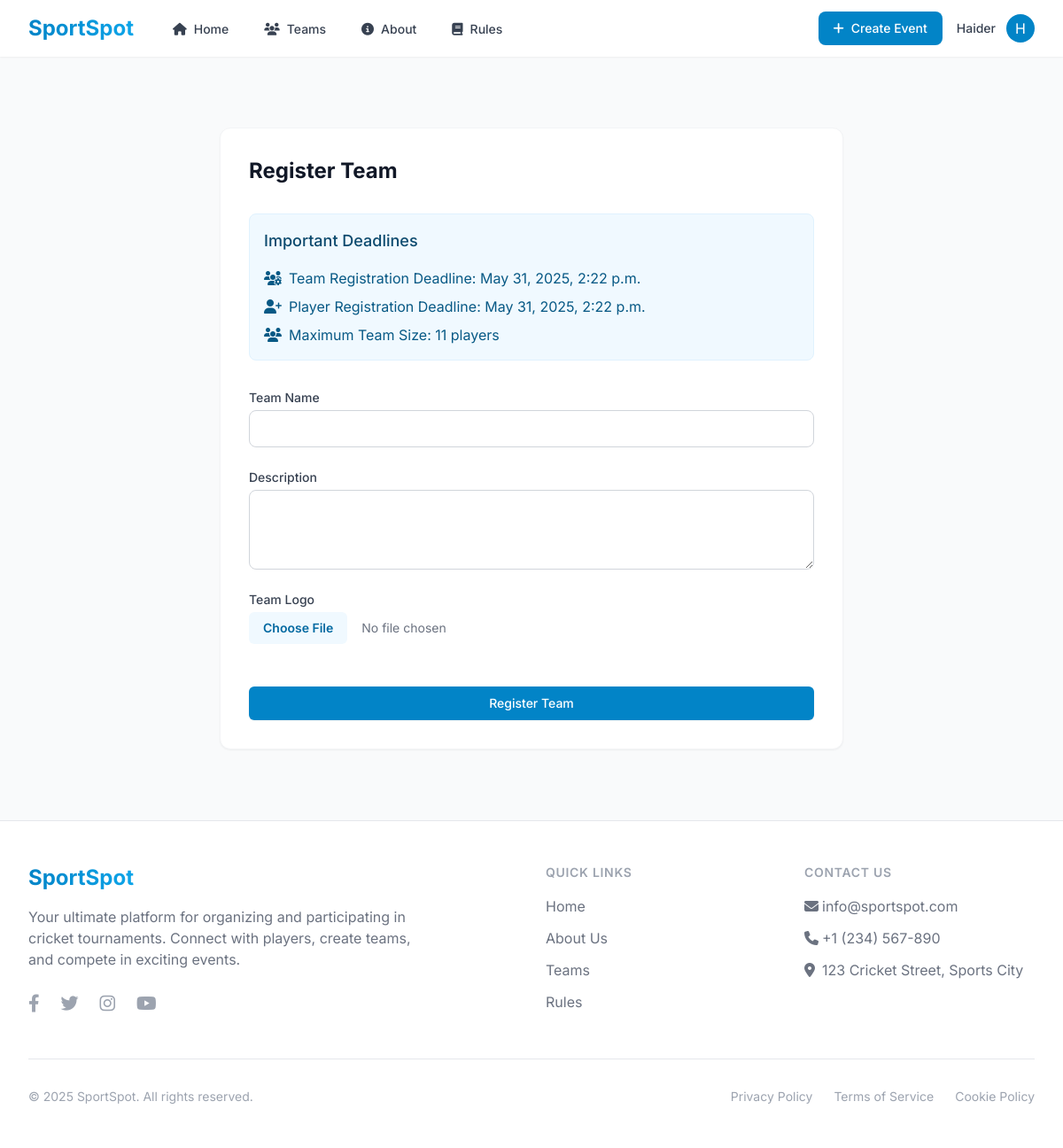
Screenshot of /event/1/create-team/ (signed in) with the database file from the repository.
### base/models.py (models this page shows, shortened)
class User(AbstractUser):
    BATTING_STYLES = [
        ('right', 'Right Handed'),
        ('left', 'Left Handed'),
    ]
    BOWLING_STYLES = [
        ('fast', 'Fast'),
        ('medium', 'Medium'),
        ('spin', 'Spin'),
    ]
    name = models.CharField(max_length=200, null=True, db_index=True)
    email = models.EmailField(unique=True, db_index=True)
    username = models.CharField(max_length=150, unique=True, db_index=True)
    bio = models.TextField(null=True, blank=True)
    cricket_participant = models.BooleanField(default=True, db_index=True)
    is_staff = models.BooleanField(default=False)
    profile_picture = models.ImageField(upload_to='profile_pics/%Y/%m/', null=True, blank=True)
    phone_number = models.CharField(max_length=15, null=True, blank=True)
    skill_level = models.IntegerField(
        validators=[MinValueValidator(1), MaxValueValidator(5)],
        null=True,
        blank=True,
        help_text="Player skill level from 1-5",
        db_index=True
    )
    batting_style = models.CharField(max_length=50, null=True, blank=True, choices=BATTING_STYLES)
    bowling_style = models.CharField(max_length=50, null=True, blank=True, choices=BOWLING_STYLES)
    matches_played = models.PositiveIntegerField(default=0, db_index=True)
    email_verified = models.BooleanField(default=False, db_index=True)
    email_verification_token = models.CharField(max_length=100, null=True, blank=True, unique=True)
    email_verification_sent_at = models.DateTimeField(null=True, blank=True)
    is_active = models.BooleanField(default=True, db_index=True)
    date_joined = models.DateTimeField(default=timezone.now, db_index=True)
    last_login = models.DateTimeField(null=True, blank=True, db_index=True)
    objects = CustomUserManager()
    USERNAME_FIELD = 'email'
    REQUIRED_FIELDS = ['username']
    class Meta:
        verbose_name = 'User'
        verbose_name_plural = 'Users'
        indexes = [
            models.Index(fields=['name', 'email']),
            models.Index(fields=['date_joined', 'is_active']),
            models.Index(fields=['skill_level', 'cricket_participant']),
        ]

class Event(models.Model):
    STATUS_CHOICES = [
        ('upcoming', 'Upcoming'),
        ('in_progress', 'In Progress'),
        ('completed', 'Completed'),
        ('cancelled', 'Cancelled'),
    ]
    FORMAT_CHOICES = [
        ('league', 'League'),
        ('knockout', 'Knockout'),
        ('group', 'Group Stage + Knockout'),
    ]
    name = models.CharField(max_length=200, db_index=True)
    description = models.TextField()
    start_date = models.DateField(db_index=True)
    end_date = models.DateField(db_index=True)
    location = models.CharField(max_length=200)
    format = models.CharField(max_length=20, choices=FORMAT_CHOICES, default='league', db_index=True)
    status = models.CharField(max_length=20, choices=STATUS_CHOICES, default='upcoming', db_index=True)
    prize_pool = models.DecimalField(max_digits=10, decimal_places=2, default=0)
    entry_fee = models.DecimalField(max_digits=10, decimal_places=2, default=0)
    rules = models.TextField(blank=True)
    banner = models.ImageField(upload_to='event_banners/%Y/%m/', blank=True, null=True)
    team_registration_deadline = models.DateTimeField(null=True, blank=True, db_index=True)
    player_registration_deadline = models.DateTimeField(null=True, blank=True, db_index=True)
    draft_in_progress = models.BooleanField(default=False, db_index=True)
    draft_order = models.JSONField(null=True, blank=True)
    current_draft_round = models.PositiveIntegerField(default=1)
    max_rounds = models.PositiveIntegerField(default=5)
    max_team_size = models.PositiveIntegerField(default=11)
    draft_start_time = models.DateTimeField(null=True, blank=True, db_index=True)
    organizer = models.ForeignKey(settings.AUTH_USER_MODEL, on_delete=models.CASCADE, related_name='organized_events', db_index=True)
    teams = models.ManyToManyField('Team', related_name='events', blank=True)
    participants = models.ManyToManyField(settings.AUTH_USER_MODEL, related_name='registered_events', blank=True)
    created_at = models.DateTimeField(auto_now_add=True, db_index=True)
    updated_at = models.DateTimeField(auto_now=True)
    class Meta:
        ordering = ['-start_date']
        indexes = [
            models.Index(fields=['status', 'start_date']),
            models.Index(fields=['draft_in_progress', 'draft_start_time']),
            models.Index(fields=['created_at', 'status']),
            models.Index(fields=['organizer', 'status']),
        ]

### base/views.py (the view)
# urls.py: path('event/<int:event_id>/create-team/', views.create_team, name='create-team'),
@login_required(login_url='/login')
def create_team(request, event_id):
    event = get_object_or_404(Event, id=event_id)
    if request.method == 'POST':
        print(f"POST request received for team creation in event {event_id}")
        print(f"POST data: {request.POST}")
        print(f"FILES: {request.FILES}")
        form = TeamForm(request.POST, request.FILES)
        if form.is_valid():
            print("Form is valid")
            team = form.save(commit=False)
            team.event = event
            team.captain = request.user
            team.save()
            team.players.add(request.user)
            event.teams.add(team)
            event.save()
            messages.success(request, 'Team created successfully!')
            return redirect('team-detail', pk=team.id)
        else:
            print(f"Form errors: {form.errors}")
            messages.error(request, 'Please correct the errors below.')
    else:
        print(f"GET request received for team creation in event {event_id}")
        form = TeamForm()
    context = {'form': form, 'event': event}
    return render(request, 'team_form.html', context)

### base/forms.py (shortened to what this page needs)
class TeamForm(forms.ModelForm):
    class Meta:
        model = Team
        fields = ['name', 'description', 'logo']
        widgets = {
            'description': forms.Textarea(attrs={'rows': 3}),
        }

### templates/team_form.html (shortened to what this page needs)
{% extends 'base/main.html' %}
{% load static %}
{% block content %}
<div class="max-w-3xl mx-auto py-12 px-4 sm:px-6 lg:px-8">
    <div class="bg-white rounded-xl shadow-sm border border-gray-100 p-8">
        <h2 class="text-2xl font-bold text-gray-900 mb-8">
            {% if team %}Edit Team{% else %}Register Team{% endif %}
        </h2>
        <div class="mb-8 bg-primary-50 border border-primary-100 rounded-lg p-4">
            <h3 class="text-lg font-medium text-primary-900 mb-4">Important Deadlines</h3>
            <div class="space-y-2">
                <div class="flex items-center text-primary-800">
                    <i class="fas fa-users-cog w-5"></i>
                    <span class="ml-2">Team Registration Deadline:
                        {% if event.team_registration_deadline %}
                            {{ event.team_registration_deadline|date:"F j, Y, g:i a" }}
                        {% else %}
                            Not set
                        {% endif %}
                    </span>
                </div>
                <div class="flex items-center text-primary-800">
                    <i class="fas fa-user-plus w-5"></i>
                    <span class="ml-2">Player Registration Deadline:
                        {% if event.player_registration_deadline %}
                            {{ event.player_registration_deadline|date:"F j, Y, g:i a" }}
                        {% else %}
                            Not set
                        {% endif %}
                    </span>
                </div>
                <div class="flex items-center text-primary-800">
                    <i class="fas fa-users w-5"></i>
                    <span class="ml-2">Maximum Team Size: {{ event.max_team_size }} players</span>
                </div>
            </div>
        </div>
        <form method="POST" enctype="multipart/form-data" class="space-y-6">
            <div>
                <label for="{{ form.name.id_for_label }}" class="block text-sm font-medium text-gray-700">Team Name</label>
                <div class="mt-1">
                    <input type="text"
                           name="{{ form.name.name }}"
                           id="{{ form.name.id_for_label }}"
                           value="{{ form.name.value|default:'' }}"
                           class="block w-full px-4 py-2 border border-gray-300 rounded-lg focus:outline-none focus:ring-2 focus:ring-primary-500 focus:border-primary-500">
                </div>
            </div>
            <div>
                <label for="{{ form.description.id_for_label }}" class="block text-sm font-medium text-gray-700">Description</label>
                <div class="mt-1">
                    <textarea name="{{ form.description.name }}"
                              id="{{ form.description.id_for_label }}"
                              rows="3"
                              class="block w-full px-4 py-2 border border-gray-300 rounded-lg focus:outline-none focus:ring-2 focus:ring-primary-500 focus:border-primary-500">{{ form.description.value|default:'' }}</textarea>
                </div>
            </div>
            <div>
                <label for="{{ form.logo.id_for_label }}" class="block text-sm font-medium text-gray-700">Team Logo</label>
                <div class="mt-1">
                    <input type="file"
                           name="{{ form.logo.name }}"
                           id="{{ form.logo.id_for_label }}"
                           accept="image/*"
                           class="block w-full text-sm text-gray-500 file:mr-4 file:py-2 file:px-4 file:rounded-md file:border-0 file:text-sm file:font-semibold file:bg-primary-50 file:text-primary-700 hover:file:bg-primary-100">
                </div>
            </div>
            <div class="pt-6">
                <button type="submit"
                        class="w-full inline-flex justify-center items-center px-4 py-2 border border-transparent rounded-md shadow-sm text-sm font-medium text-white bg-primary-600 hover:bg-primary-700 focus:outline-none focus:ring-2 focus:ring-offset-2 focus:ring-primary-500">
                    {% if team %}Save Changes{% else %}Register Team{% endif %}
                </button>
            </div>
        </form>
    </div>
</div>
{% endblock %}

### templates/base/navbar.html (shortened to what this page needs)
<nav class="bg-white shadow-sm sticky top-0 z-50" x-data="{ mobileMenuOpen: false }">
    <div class="max-w-7xl mx-auto px-4 sm:px-6 lg:px-8">
        <div class="flex justify-between h-16">
            <div class="flex items-center">
                <a href="{% url 'home' %}" class="flex items-center">
                    <span class="text-2xl font-bold bg-gradient-to-r from-primary-600 to-primary-500 bg-clip-text text-transparent">
                    </span>
                </a>
                <div class="hidden md:ml-10 md:flex md:space-x-8">
                    <a href="{% url 'home' %}"
                       class="inline-flex items-center px-1 pt-1 text-sm font-medium text-gray-700 hover:text-primary-600 border-b-2 {% if request.resolver_match.url_name == 'home' %}border-primary-500{% else %}border-transparent{% endif %}">
                        <i class="fas fa-home mr-2"></i> Home
                    </a>
                    <a href="{% url 'teams' %}"
                       class="inline-flex items-center px-1 pt-1 text-sm font-medium text-gray-700 hover:text-primary-600 border-b-2 {% if request.resolver_match.url_name == 'teams' %}border-primary-500{% else %}border-transparent{% endif %}">
                        <i class="fas fa-users mr-2"></i> Teams
                    </a>
                    <a href="{% url 'about' %}"
                       class="inline-flex items-center px-1 pt-1 text-sm font-medium text-gray-700 hover:text-primary-600 border-b-2 {% if request.resolver_match.url_name == 'about' %}border-primary-500{% else %}border-transparent{% endif %}">
                        <i class="fas fa-info-circle mr-2"></i> About
                    </a>
                    <a href="{% url 'rules' %}"
                       class="inline-flex items-center px-1 pt-1 text-sm font-medium text-gray-700 hover:text-primary-600 border-b-2 {% if request.resolver_match.url_name == 'rules' %}border-primary-500{% else %}border-transparent{% endif %}">
                        <i class="fas fa-book mr-2"></i> Rules
                    </a>
                </div>
            </div>
            <div class="hidden md:flex md:items-center md:space-x-4">
                {% if request.user.is_authenticated %}
                    <a href="{% url 'create-event' %}"
                       class="inline-flex items-center px-4 py-2 border border-transparent text-sm font-medium rounded-lg text-white bg-primary-600 hover:bg-primary-700 focus:outline-none focus:ring-2 focus:ring-offset-2 focus:ring-primary-500 transition-colors duration-150">
                        <i class="fas fa-plus mr-2"></i> Create Event
                    </a>
                    <div class="relative" x-data="{ open: false }">
                        <button @click="open = !open"
                                class="flex items-center space-x-3 focus:outline-none"
                                id="user-menu-button">
                            <span class="text-sm font-medium text-gray-700">{{ request.user.name|default:request.user.username }}</span>
                            {% if request.user.profile_picture %}
                                <img class="h-8 w-8 rounded-full object-cover ring-2 ring-white"
                                     src="{{ request.user.profile_picture.url }}"
                                     alt="{{ request.user.name|default:request.user.username }}">
                            {% else %}
                                <div class="h-8 w-8 rounded-full bg-primary-600 flex items-center justify-center text-white ring-2 ring-white">
                                    {{ request.user.name|default:request.user.username|first|upper }}
                                </div>
                            {% endif %}
                        </button>
                    </div>
                {% endif %}
            </div>
        </div>
    </div>
</nav>

### static/css/main.css (style rules this page uses)
:root { --primary-red: #E63946; --dark-charcoal: #2B2D42; --light-gray: #EDF2F4; --footer-bg: #1A1A1A; }
body { font-family: 'Inter', sans-serif; }
html { scroll-behavior: smooth; }

### templates/base/main.html (style rules this page uses)
body { display: none; }

### rows the page displays
User: user.name "Haider", user.name|first "H"
Event: team_registration_deadline "May 31, 2025, 2:22 p.m.", player_registration_deadline "May 31, 2025, 2:22 p.m.", max_team_size "11"
